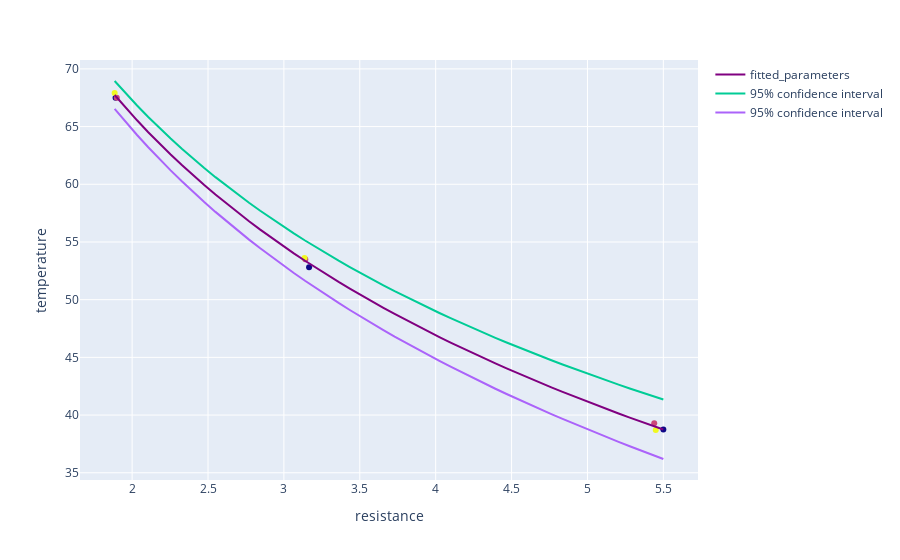

The notebook cell this image was saved under:
### Code cell
def SH_model(data,a,b,c):
    return (1/(a+b*np.log(data)+c*(np.log(data))**3))-273.15

fittedParameters, pcov = curve_fit(SH_model, df['resistance'], df['temperature'])
a,b,c= fittedParameters

xPlotData = np.linspace(min(df["resistance"]), df["resistance"], 50)
y_plot = SH_model(xPlotData, a, b, c)
print(a)

fig = px.scatter(df, x='resistance', y='temperature', color='replicate')


#add trace with fitted parameters
fig.add_trace(go.Scatter(x=xPlotData[:,0], y=y_plot[:,0], mode='lines', name='fitted_parameters'))

#add stardard confidence interval

fig.add_trace(go.Scatter(x=xPlotData[:,0], y=SH_model(xPlotData, a-np.sqrt(np.diag(pcov))[0], b-np.sqrt(np.diag(pcov))[1], c-np.sqrt(np.diag(pcov))[2])[:,0], mode='lines', name='95% confidence interval'))
fig.add_trace(go.Scatter(x=xPlotData[:,0], y=SH_model(xPlotData, a+np.sqrt(np.diag(pcov))[0], b+np.sqrt(np.diag(pcov))[1], c+np.sqrt(np.diag(pcov))[2])[:,0], mode='lines', name='95% confidence interval'))

#change trace color
fig.data[1].update(marker=dict(color='purple'))
fig.update_layout(coloraxis_showscale=False)

fig.show()

### Figure 1 — Plotly figure (JSON) as saved in the notebook; plotly's stock layout.template omitted (floating-point values rounded to 4 significant figures)
{"data": [{"hovertemplate": "resistance=%{x}<br>temperature=%{y}<br>replicate=%{marker.color}<extra></extra>", "legendgroup": "", "marker": {"color": [1, 1, 1, 2, 2, 2, 3, 3, 3], "coloraxis": "coloraxis", "symbol": "circle"}, "mode": "markers", "name": "", "orientation": "v", "showlegend": false, "type": "scatter", "x": [5.5, 3.166, 1.891, 5.44, 3.141, 1.899, 5.45, 3.136, 1.885], "xaxis": "x", "y": [38.75, 52.8, 67.5, 39.3, 53.5, 67.5, 38.7, 53.6, 67.9], "yaxis": "y"}, {"marker": {"color": "purple"}, "mode": "lines", "name": "fitted_parameters", "type": "scatter", "x": [1.885, 1.959, 2.033, 2.106, 2.18, 2.254, 2.328, 2.401, 2.475, 2.549, 2.623, 2.697, 2.77, 2.844, 2.918, 2.992, 3.065, 3.139, 3.213, 3.287, 3.361, 3.434, 3.508, 3.582, 3.656, 3.729, 3.803, 3.877, 3.951, 4.024, 4.098, 4.172, 4.246, 4.32, 4.393, 4.467, 4.541, 4.615, 4.688, 4.762, 4.836, 4.91, 4.984, 5.057, 5.131, 5.205, 5.279, 5.352, 5.426, 5.5], "y": [67.74, 66.62, 65.54, 64.51, 63.53, 62.58, 61.66, 60.78, 59.93, 59.11, 58.31, 57.54, 56.79, 56.07, 55.37, 54.68, 54.02, 53.37, 52.74, 52.13, 51.53, 50.95, 50.38, 49.83, 49.29, 48.76, 48.24, 47.74, 47.24, 46.76, 46.28, 45.81, 45.36, 44.91, 44.47, 44.04, 43.62, 43.21, 42.8, 42.4, 42.01, 41.62, 41.24, 40.87, 40.5, 40.14, 39.78, 39.43, 39.09, 38.75]}, {"mode": "lines", "name": "95% confidence interval", "type": "scatter", "x": [1.885, 1.959, 2.033, 2.106, 2.18, 2.254, 2.328, 2.401, 2.475, 2.549, 2.623, 2.697, 2.77, 2.844, 2.918, 2.992, 3.065, 3.139, 3.213, 3.287, 3.361, 3.434, 3.508, 3.582, 3.656, 3.729, 3.803, 3.877, 3.951, 4.024, 4.098, 4.172, 4.246, 4.32, 4.393, 4.467, 4.541, 4.615, 4.688, 4.762, 4.836, 4.91, 4.984, 5.057, 5.131, 5.205, 5.279, 5.352, 5.426, 5.5], "y": [68.95, 67.86, 66.83, 65.83, 64.88, 63.96, 63.08, 62.23, 61.41, 60.62, 59.85, 59.11, 58.4, 57.7, 57.03, 56.38, 55.74, 55.13, 54.53, 53.94, 53.37, 52.82, 52.28, 51.75, 51.24, 50.74, 50.25, 49.77, 49.3, 48.84, 48.4, 47.96, 47.53, 47.11, 46.69, 46.29, 45.89, 45.51, 45.12, 44.75, 44.38, 44.02, 43.67, 43.32, 42.97, 42.64, 42.31, 41.98, 41.66, 41.35]}, {"mode": "lines", "name": "95% confidence interval", "type": "scatter", "x": [1.885, 1.959, 2.033, 2.106, 2.18, 2.254, 2.328, 2.401, 2.475, 2.549, 2.623, 2.697, 2.77, 2.844, 2.918, 2.992, 3.065, 3.139, 3.213, 3.287, 3.361, 3.434, 3.508, 3.582, 3.656, 3.729, 3.803, 3.877, 3.951, 4.024, 4.098, 4.172, 4.246, 4.32, 4.393, 4.467, 4.541, 4.615, 4.688, 4.762, 4.836, 4.91, 4.984, 5.057, 5.131, 5.205, 5.279, 5.352, 5.426, 5.5], "y": [66.53, 65.38, 64.27, 63.21, 62.19, 61.2, 60.26, 59.34, 58.46, 57.61, 56.78, 55.98, 55.2, 54.45, 53.72, 53.0, 52.31, 51.64, 50.98, 50.34, 49.72, 49.11, 48.51, 47.93, 47.36, 46.8, 46.26, 45.73, 45.2, 44.69, 44.19, 43.7, 43.22, 42.75, 42.28, 41.83, 41.38, 40.94, 40.51, 40.08, 39.66, 39.25, 38.85, 38.45, 38.06, 37.68, 37.3, 36.92, 36.55, 36.19]}], "layout": {"coloraxis": {"colorbar": {"title": {"text": "replicate"}}, "colorscale": [[0, "#0d0887"], [0.1111, "#46039f"], [0.2222, "#7201a8"], [0.3333, "#9c179e"], [0.4444, "#bd3786"], [0.5556, "#d8576b"], [0.6667, "#ed7953"], [0.7778, "#fb9f3a"], [0.8889, "#fdca26"], [1, "#f0f921"]], "showscale": false}, "legend": {"tracegroupgap": 0}, "margin": {"t": 60}, "xaxis": {"anchor": "y", "domain": [0, 1], "title": {"text": "resistance"}}, "yaxis": {"anchor": "x", "domain": [0, 1], "title": {"text": "temperature"}}}}
